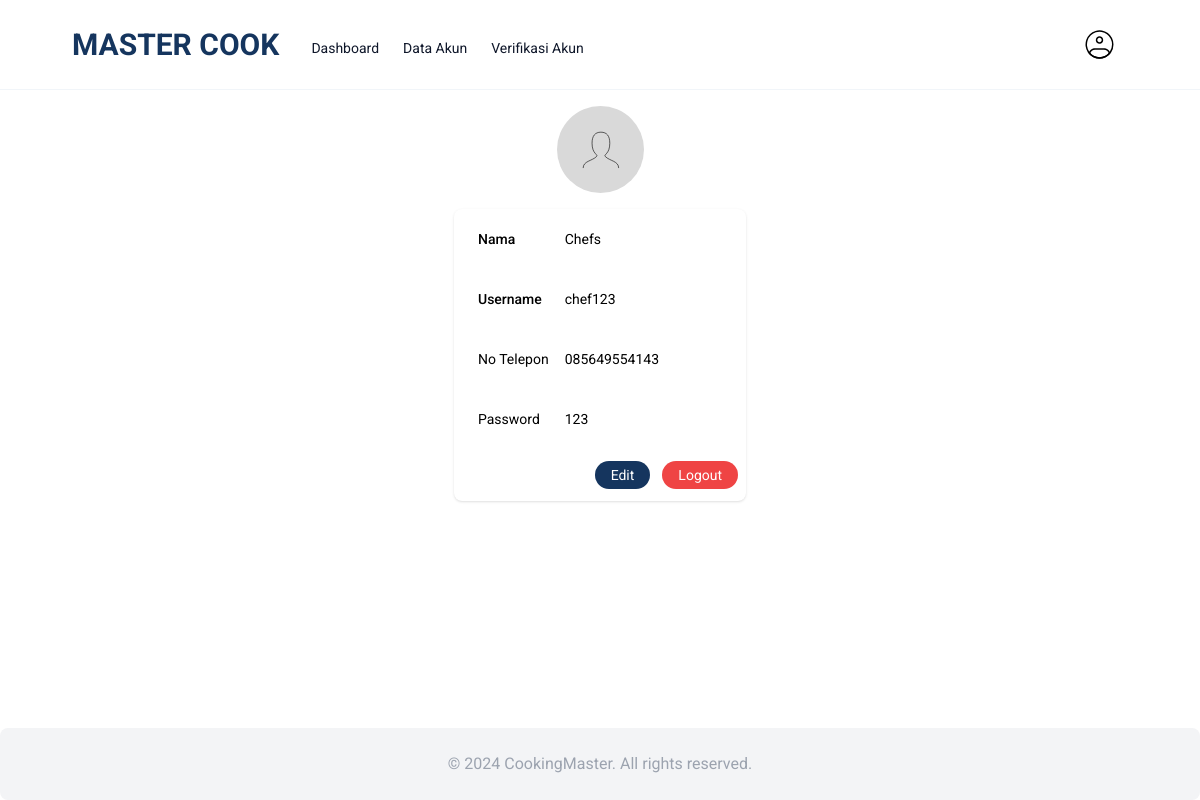
/master-cook/admin-profil (signed in), run on the app's committed database.
### tables this page shows
CREATE TABLE `user` (
  `id` int NOT NULL,
  `username` varchar(60) NOT NULL,
  `nama` varchar(100) NOT NULL,
  `no_telp` varchar(20) NOT NULL,
  `password` varchar(255) NOT NULL,
  `role` enum('admin','chef','pengguna','') NOT NULL,
  `status` tinyint(1) NOT NULL
);

### app/View.php (called while the page is built, shortened)
<?php
class View
{
    public static function set(string $page, array $data=[]): void
    {
        extract($data);
        include 'app/Views/'.$page.'.php';
    }
}
?>

### app/controllers/ProfilController.php (called while the page is built, shortened)
<?php
class ProfilController
{
    public function adminProfil()
    {
        $muser = new User();
        $user = $muser->find($_SESSION['id']);
        View::set('admin/profil-admin',['user' => $user]);
    }
}
?>

### index.php (called while the page is built, shortened)
<?php
Router::run();
?>

### app/models/user.php (called while the page is built, shortened)
<?php
class User
{
    private $db;
    private $table = 'user';
    public function __construct() {
        $this->db = new Database();
    }
    public function find($value,$column = 'id')
    {
        return $this->db->readOne($this->table,[$column,'=',$value]);
    }
}
?>

### app/Database.php (called while the page is built, shortened)
<?php
class Database
{
    private string $driver = 'mysql';
    private string $host = 'localhost';
    private string $dbname = 'master_cook';
    private string $name = 'root';
    private string $password = '';
    protected \PDO|null $connection = null;
    private function connect(): void
    {
        try {
            $connection = new \PDO($this->driver . ':'.'host=' . $this->host .';dbname=' . $this->dbname, $this->name, $this->password);
            $this->connection = $connection;
        } catch (\PDOException $e) {
            throw $e;
        }
    }
    private function close(): void
    {
        $this->connection = null;
    }
    public function executeQuery(string $sql, array $data = [], bool $fetch_all = false): array|bool
    {
        $this->connection->setAttribute(\PDO::ATTR_ERRMODE, \PDO::ERRMODE_EXCEPTION);
        $statement = $this->connection->prepare($sql);
        $statement->execute($data);
        if($fetch_all) {
            $result = $statement->fetchAll(\PDO::FETCH_ASSOC);
        } else {
            $result = $statement->fetch(\PDO::FETCH_ASSOC);
        }
        return $result;
    }
    public function readOne(string $table, array $condition = [], string $columns = '*'): array|false
    {
        try {
            $sql = "SELECT ". $columns ." FROM $table WHERE ". $condition[0] . " " . $condition[1] . " :" . $condition[0] ." ;";
            $data = [$condition[0] => $condition[2]];
            $result = $this->executeQuery($sql,$data);
            return $result?? null;
        } catch (\PDOException $e) {
            throw $e;
        }
    }
}
?>

### app/views/admin/profil-admin.php (the view, shortened to what this page needs)
<!DOCTYPE html>
<html lang="en">
<head>
    <link href="../master-cook/public/dist/output.css" rel="stylesheet">
</head>
<body class="font-roboto">
    <?php $baseurl = '/master-cook/' ?>
    <header class="sticky inset-0 z-50 border-b border-slate-100 bg-white/80 backdrop-blur-lg">
        <nav class="mx-auto flex max-w-6xl gap-8 px-6 transition-all duration-200 ease-in-out lg:px-12 py-4">
            <div class="relative flex items-center">
                <h1 class="justify-center text-3xl font-bold text-light-logo cursor-pointer">MASTER COOK</h1>
            </div>
            <ul class="hidden items-center justify-center gap-6 md:flex">
                <li class="pt-1.5 font-dm text-sm font-normal text-slate-900">
                    <a href="<?=$baseurl . 'admin-dashboard'?>">Dashboard</a>
                </li>
                <li class="pt-1.5 font-dm text-sm font-normal text-slate-900">
                    <a href="<?=$baseurl . 'admin-data-akun'?>">Data Akun</a>
                </li>
                <li class="pt-1.5 font-dm text-sm font-normal text-slate-900">
                    <a href="<?=$baseurl . 'admin-verifikasi-akun'?>">Verifikasi Akun</a>
                </li>
            </ul>
            <div class="flex-grow"></div>
            <a href="<?=$baseurl . 'admin-profil'?>" class="hidden items-center justify-center gap-10 md:flex">
                <img src="./image/user1.svg" alt="" class="w-full h-[50%]">
            </a>
        </nav>
    </header>
    <div class="bg-white p-4 flex justify-center">
        <div class="max-w-6xl text-center">
            <img src="./image/profil.svg" alt="" class="mx-auto w-3/5">
        </div>
    </div>
    <div class="flex space-x-4 justify-center ">
        <div class="bg-white overflow-hidden shadow rounded-lg ">
            <div class=" px-4 py-5 sm:p-0">
                <div class="py-3 sm:py-5 sm:grid sm:grid-cols-3 sm:gap-4 sm:px-6">
                    <dt class="text-sm font-medium text-black">
                        Nama
                    </dt>
                    <dd class="mt-1 text-sm text-black sm:mt-0 sm:col-span-2">
                        <?= $user['nama'];?>
                    </dd>
                </div>
                <div class="py-3 sm:py-5 sm:grid sm:grid-cols-3 sm:gap-4 sm:px-6">
                    <dt class="text-sm font-medium text-black">
                        Username
                    </dt>
                    <dd class="mt-1 text-sm text-black sm:mt-0 sm:col-span-2">
                    <?= $user['username'];?>
                    </dd>
                </div>
                <div class="py-3 sm:py-5 sm:grid sm:grid-cols-3 sm:gap-4 sm:px-6">
                    <dt class="text-sm font-normal text-black">
                        No Telepon
                    </dt>
                    <dd class="mt-1 text-sm text-black sm:mt-0 sm:col-span-2">
                    <?= $user['no_telp'];?>
                    </dd>
                </div>
                <div class="py-3 sm:py-5 sm:grid sm:grid-cols-3 sm:gap-4 sm:px-6">
                    <dt class="text-sm font-normal text-black">
                        Password
                    </dt>
                    <dd class="mt-1 text-sm text-black sm:mt-0 sm:col-span-2">
                    <?= $user['password'];?>
                    </dd>
                </div>
                <div class="py-3 px-2 flex justify-end">
                    <a href="<?=$baseurl . 'admin-edit-profil'?>"
                        class="mr-3 text-sm bg-light-logo hover:bg-blue-900 text-white py-1 px-4 rounded-full focus:outline-none focus:shadow-outline">Edit</a>
                    <a href="<?=$baseurl . 'logout'?>"
                        class="text-sm bg-red-500 hover:bg-red-700 text-white py-1 px-4 rounded-full focus:outline-none focus:shadow-outline ">Logout</a>
                </div>
            </div>
        </div>
    </div>
    <div class=" rounded-lg w-full bg-gray-100 text-center items-end absolute inset-x-0 bottom-0">
        <h1 class="py-6 text-base font-normal text-gray-400 text-center ">© 2024 CookingMaster. All rights reserved.</h1>
    </div>
</body>
</html>

### app/Router.php (shortened to what this page needs)
<?php
class Router
{
    private static array $routes = [];
    public static function add(string $method,
                               string $path,
                               string $controller,
                               string $function,
                               array  $middlewares = []): void
    {
        self::$routes[] = [
            'method' => $method,
            'path' => $path,
            'controller' => $controller,
            'function' => $function,
            'middlewares' => $middlewares
        ];
    }
    public static function run(): void
    {
        $path = '/master-cook/';
        if (isset($_SERVER['REQUEST_URI'])) $path = $_SERVER['REQUEST_URI'];
        $method = $_SERVER['REQUEST_METHOD'];
        foreach (self::$routes as $route) {
            $pattern = '#^' . $route['path'] . '$#';
            if (preg_match($pattern, $path, $variables) && $method == $route['method']) {
                $controller = new $route['controller'];
                $function = $route['function'];
                array_shift($variables);
                call_user_func_array([$controller, $function], $variables);
                return;
            }
        }
    }
}
?>

### data on the page
user: nama "Chefs", username "chef123", no_telp "085649554143", password "123"
